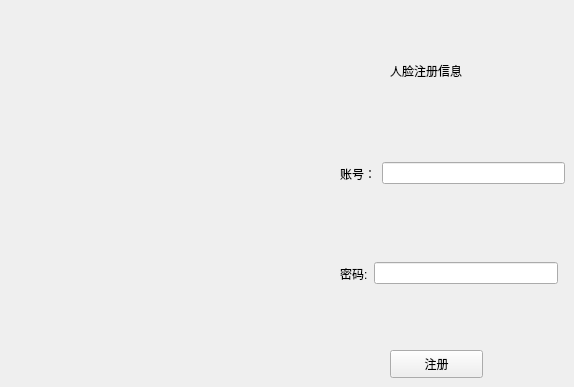
    <widget class="QWidget" name="renLianXinxi">
     <widget class="QWidget" name="layoutWidget">
      <property name="geometry">
       <rect>
        <x>340</x>
        <y>160</y>
        <width>225</width>
        <height>27</height>
       </rect>
      </property>
      <layout class="QHBoxLayout" name="horizontalLayout_4">
       <item>
        <widget class="QLabel" name="RegUsernameLabel">
         <property name="text">
          <string>账号：</string>
         </property>
        </widget>
       </item>
       <item>
        <widget class="QLineEdit" name="RegUsername_LineEdit"/>
       </item>
      </layout>
     </widget>
     <widget class="QWidget" name="layoutWidget_2">
      <property name="geometry">
       <rect>
        <x>340</x>
        <y>260</y>
        <width>218</width>
        <height>27</height>
       </rect>
      </property>
      <layout class="QHBoxLayout" name="horizontalLayout_5">
       <item>
        <widget class="QLabel" name="RegPwdLabel">
         <property name="text">
          <string>密码:</string>
         </property>
        </widget>
       </item>
       <item>
        <widget class="QLineEdit" name="RegPwd_LineEdit"/>
       </item>
      </layout>
     </widget>
     <widget class="QPushButton" name="RegAcountBtn">
      <property name="geometry">
       <rect>
        <x>390</x>
        <y>350</y>
        <width>93</width>
        <height>28</height>
       </rect>
      </property>
      <property name="text">
       <string>注册</string>
      </property>
     </widget>
     <widget class="QLabel" name="renLianXinxiLabel">
      <property name="geometry">
       <rect>
        <x>390</x>
        <y>40</y>
        <width>151</width>
        <height>61</height>
       </rect>
      </property>
      <property name="text">
       <string>人脸注册信息</string>
      </property>
     </widget>
    </widget>
